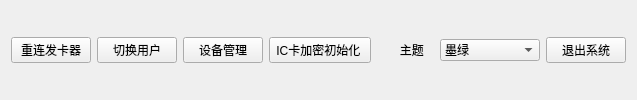
     <widget class="QWidget" name="horizontalWidget" native="true">
      <layout class="QHBoxLayout" name="horizontalLayout_94" stretch="1,1,1,1,1,1,1,1">
       <property name="topMargin">
        <number>0</number>
       </property>
       <property name="bottomMargin">
        <number>0</number>
       </property>
       <item>
        <widget class="QPushButton" name="pushButton_68">
         <property name="sizePolicy">
          <sizepolicy hsizetype="Fixed" vsizetype="Fixed">
           <horstretch>0</horstretch>
           <verstretch>0</verstretch>
          </sizepolicy>
         </property>
         <property name="styleSheet">
          <string notr="true"/>
         </property>
         <property name="text">
          <string> 重连发卡器 </string>
         </property>
        </widget>
       </item>
       <item>
        <widget class="QPushButton" name="pushButton_69">
         <property name="sizePolicy">
          <sizepolicy hsizetype="Fixed" vsizetype="Fixed">
           <horstretch>0</horstretch>
           <verstretch>0</verstretch>
          </sizepolicy>
         </property>
         <property name="styleSheet">
          <string notr="true"/>
         </property>
         <property name="text">
          <string> 切换用户 </string>
         </property>
        </widget>
       </item>
       <item>
        <widget class="QPushButton" name="pushButton_70">
         <property name="sizePolicy">
          <sizepolicy hsizetype="Fixed" vsizetype="Fixed">
           <horstretch>0</horstretch>
           <verstretch>0</verstretch>
          </sizepolicy>
         </property>
         <property name="styleSheet">
          <string notr="true"/>
         </property>
         <property name="text">
          <string> 设备管理 </string>
         </property>
        </widget>
       </item>
       <item>
        <widget class="QPushButton" name="pushButton_71">
         <property name="sizePolicy">
          <sizepolicy hsizetype="Fixed" vsizetype="Fixed">
           <horstretch>0</horstretch>
           <verstretch>0</verstretch>
          </sizepolicy>
         </property>
         <property name="styleSheet">
          <string notr="true"/>
         </property>
         <property name="text">
          <string> IC卡加密初始化  </string>
         </property>
        </widget>
       </item>
       <item>
        <widget class="QLabel" name="label_19">
         <property name="sizePolicy">
          <sizepolicy hsizetype="Expanding" vsizetype="Preferred">
           <horstretch>0</horstretch>
           <verstretch>0</verstretch>
          </sizepolicy>
         </property>
         <property name="styleSheet">
          <string notr="true">
</string>
         </property>
         <property name="text">
          <string/>
         </property>
        </widget>
       </item>
       <item>
        <widget class="QLabel" name="label_20">
         <property name="sizePolicy">
          <sizepolicy hsizetype="Fixed" vsizetype="Preferred">
           <horstretch>0</horstretch>
           <verstretch>0</verstretch>
          </sizepolicy>
         </property>
         <property name="text">
          <string>   主题   </string>
         </property>
        </widget>
       </item>
       <item>
        <widget class="QComboBox" name="theme">
         <property name="sizePolicy">
          <sizepolicy hsizetype="Preferred" vsizetype="Fixed">
           <horstretch>0</horstretch>
           <verstretch>0</verstretch>
          </sizepolicy>
         </property>
         <property name="minimumSize">
          <size>
           <width>100</width>
           <height>0</height>
          </size>
         </property>
         <property name="maximumSize">
          <size>
           <width>100</width>
           <height>16777215</height>
          </size>
         </property>
         <item>
          <property name="text">
           <string>墨绿</string>
          </property>
         </item>
         <item>
          <property name="text">
           <string>天蓝</string>
          </property>
         </item>
         <item>
          <property name="text">
           <string>粉红</string>
          </property>
         </item>
        </widget>
       </item>
       <item>
        <widget class="QPushButton" name="pushButton_72">
         <property name="sizePolicy">
          <sizepolicy hsizetype="Fixed" vsizetype="Fixed">
           <horstretch>0</horstretch>
           <verstretch>0</verstretch>
          </sizepolicy>
         </property>
         <property name="styleSheet">
          <string notr="true"/>
         </property>
         <property name="text">
          <string> 退出系统 </string>
         </property>
        </widget>
       </item>
      </layout>
     </widget>
